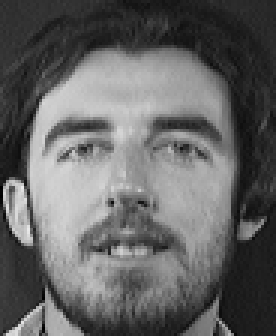
#> input picture Lab_6/ATT dataset/s11/1.pgm, 92 x 112 px, found by its file name (shown 3 times larger)
$ jupyter execute --allow-errors Lab6_Ahmed_Anwar_Ali_Mekawy.ipynb
#> lines starting #> are read from the running program, lines starting #| are printed output that depends on the picture
<!-- DON'T EDIT THIS CELL! -->
<!-- TYPE SHIFT+ENTER AND GO TO THE NEXT CELL -->

<center>
    <h1>Laboratory Experiment #6</h1>
    <h2>Face Recognition: Feature Extraction and Classification</h2>
</center>

[cell 1]
import numpy as np
import matplotlib.pyplot as plt
from skimage.io import imread
from skimage import exposure
import scipy.linalg as la

from sklearn.neighbors import KNeighborsClassifier
from sklearn.decomposition import PCA
from sklearn.metrics import confusion_matrix

from utils_cm import plot_confusion_matrix

import matplotlib as mpl
# setting the default colormap for images only
mpl.rc('image', cmap='gray')

from matplotlib import rcParams
rcParams.update({'figure.autolayout': True})

[cell 2]
# You can specify you directory here, please, change the string below:
path = './ATT dataset/s1/'

#### Number of images in your training set.

[cell 3]
# M could be large (for example, 16: 8 of yours and 8 of a friend)
# for At&T dataset there are 10 faces per subject.
# However, we are going to load only the first 9
# the 10th image will be used to compare later on.
M = 9

#### Image normalization:

[cell 4]
# can be any number that is close to the std and mean of most of the images.
um = 100
ustd = 80

Reading and showing the images

[cell 5]
# loading only one image to get the dimensions
# you can use images .jpg and .ng as well
img = imread(path + '1.pgm', as_gray=True)
#> img is the input picture: shape (112, 92); min 0, max 234, mean 100

# get the number of rows (irow) and columns (icol).
# these values must to be the same for all images
irow, icol = img.shape
#> irow = 112; icol = 92
#> `temp = np.reshape(img, (irow*icol,1))`: temp = 10304 values, max 234 at index 5711, min 0 at index 5704, mean 100

# allocation of vector that will have all images
S = np.zeros((irow*icol, M)) # img matrix

plt.figure(figsize=(8,8))
#> (the rest of this cell did not finish here and is left out)

Here we **normalize** all images by changing the *mean* and *std* of each one. This is done to reduce the error due to lighting conditions and background.

[cell 6]
# looping over all the loaded images in S to normalize
for i in range(S.shape[1]):
    temp = S[:,i]
    m = np.mean(temp)
    st = np.std(temp)
    # calculation where are defined the new pixels intensities
    S[:,i] = (temp - m) * ustd / st + um
#> this loop made 9 passes
#> (m, st) on passes 1 to 9: (100, 61.21), (0, 0), (0, 0), (0, 0), (0, 0), (0, 0), (0, 0), (0, 0), (0, 0)

### Normalized images

[cell 7]
plt.figure(figsize=(8,8))
for i in range(M):
    img = np.reshape(S[:,i], (irow, icol))

    plt.subplot(3,3,i+1)
    plt.imshow(img, cmap='gray')
    plt.axis('off')
    plt.title('Mean: %.1f - Std: %.1f' % (np.mean(img), np.std(img)))

#### Mean image

[cell 8]
# calculates the mean of each row instead of each column
m = np.mean(S, axis=1)
# converts to unsigned 8-bit integer. Values range from 0 to 255
m = np.uint8(np.abs(m)).reshape(-1,1)
#> m = 10304 values from 0 to 0

img = np.reshape(m, (irow, icol))
#> img: shape (112, 92); every value is 0
plt.imshow(img, cmap='gray')
plt.title('Mean Image');

#### Creating covariance matrix  L

[cell 9]
dbx = S.copy()
A = dbx.T
L = np.matmul(A, A.T)

# vv is the eigenvector for L
# dd is the eigenvalue for  L = dbx.T*dbx
#> (the rest of this cell did not finish here and is left out)

#### Sort and eliminate zero eigenvalue

#> (a cell that did not finish here is left out)

#### Normalization of eigenvectors

#> (a cell that did not finish here is left out)

#### Showing eigenfaces

[cell 12]
plt.figure(figsize=(8,8))
#> (the rest of this cell did not finish here and is left out)

#### Find the weight of each face in the training set

[cell 13]
omega = np.zeros((M,M))
WW = np.zeros((M,1))
#> WW = [0, 0, 0, 0, 0, 0, 0, 0, 0]

#> (the rest of this cell did not finish here and is left out)

## Acquisition of new image: Same subject
*Notes*:
- The input image must have a bmp, jpg or pgm extension.
- It should have the same size as the ones in your training set.

[cell 14]
# using the last image of subject #1
path = './ATT dataset/s1/'
InputImage = imread(path + '10.pgm', as_gray=True)
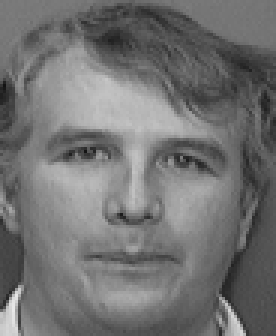
#> input picture Lab_6/ATT dataset/s15/10.pgm, 92 x 112 px, found by its file name (shown 3 times larger)
#> InputImage is the input picture: shape (112, 92); min 19, max 232, mean 114.3

[cell 15]
plt.figure(figsize=(6,6))

plt.subplot(1,2,1)
plt.imshow(InputImage, cmap='gray')
plt.title('Input Image')
plt.axis('off')

InImage = np.reshape(InputImage, (irow*icol,1))
#> InImage = 10304 values, max 232 at index 9480, min 19 at index 2577, mean 114.3

# Normalization
temp = InImage
#> temp has the same summary as InImage
me = np.mean(temp)
#> me = 114.3
st = np.std(temp)
#> st = 35.14
temp = (temp-me) * ustd/st + um
#> temp = 10304 values, max 368 at index 9480, min -116.9 at index 2577, mean 100
NormImage = temp
#> NormImage has the same summary as temp

# Finding Difference: NormalizedImage - MeanImage
Difference = temp - m
#> Difference has the same summary as temp

#> (the rest of this cell did not finish here and is left out)

#### Finding the Euclidean distance

[cell 16]
eSameSubject = np.zeros((M,1))
#> eSameSubject = [0, 0, 0, 0, 0, 0, 0, 0, 0]

#> (the rest of this cell did not finish here and is left out)

[cell 17]
labels = ('1', '2', '3', '4', '5', '6', '7', '8', '9')

plt.bar(np.arange(len(eSameSubject)), eSameSubject.flatten(), tick_label=labels)
plt.ylim([10000, 16000])
plt.xlabel('Image #')
plt.ylabel('Distance')
#> (the rest of this cell did not finish here and is left out)

## Acquisition of new image: Other subject
*Notes*:
- The input image must have a bmp, jpg or pgm extension.
- It should have the same size as the ones in your training set.

[cell 18]
# using the first face ('1.pgm') from subject 20
path = './ATT dataset/s20/'
InputImage = imread(path + '1.pgm', as_gray=True)

[cell 19]
plt.figure(figsize=(6,6))

plt.subplot(1,2,1)
plt.imshow(InputImage, cmap='gray')
plt.title('Input Image')
plt.axis('off')

InImage = np.reshape(InputImage, (irow*icol,1))
#> InImage = 10304 values, max 234 at index 5711, min 0 at index 5704, mean 100

# Normalization
temp = InImage
#> temp has the same summary as InImage
me = np.mean(temp)
#> me = 100
st = np.std(temp)
#> st = 61.21
temp = (temp-me) * ustd/st + um
#> temp = 10304 values, max 275.1 at index 5711, min -30.73 at index 5704, mean 100
NormImage = temp
#> NormImage has the same summary as temp

# Finding Difference
Difference = temp - m
#> Difference has the same summary as temp

#> (the rest of this cell did not finish here and is left out)

### Finding the Euclidean distance

[cell 20]
eDiffSubject = np.zeros((M,1))
#> eDiffSubject = [0, 0, 0, 0, 0, 0, 0, 0, 0]

#> (the rest of this cell did not finish here and is left out)

[cell 21]
labels = ('1', '2', '3', '4', '5', '6', '7', '8', '9')

plt.bar(np.arange(len(eDiffSubject)), eDiffSubject.flatten(), tick_label=labels)
plt.ylim([10000, 16000])
plt.xlabel('Image #')
plt.ylabel('Distance')
#> (the rest of this cell did not finish here and is left out)

## Acquisition of new image: Not Human Face
*Notes*:
- The input image must have a bmp, jpg or pgm extension.
- It should have the same size as the ones in your training set.

[cell 22]
# using the first face ('1.pgm') from subject 20
path = './'
InputImage = imread(path + 'CalgaryTower.jpg', as_gray=True)
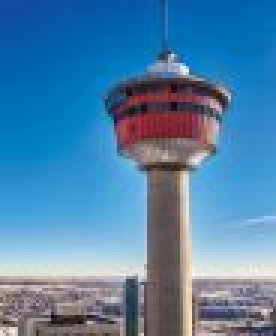
#> input picture Lab_6/CalgaryTower.jpg, 92 x 112 px (shown 3 times larger)
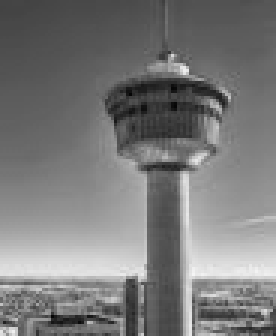
#> InputImage: shape (112, 92) float64 (shown 3 times larger); min 0.0215, max 0.962, mean 0.479

[cell 23]
plt.figure(figsize=(6,6))

plt.subplot(1,2,1)
plt.imshow(InputImage, cmap='gray')
plt.title('Input Image')
plt.axis('off')

InImage = np.reshape(InputImage, (irow*icol,1))
#> InImage = 10304 values, max 0.962 at index 8436, min 0.0215 at index 9677, mean 0.479

# Normalization
temp = InImage
#> temp has the same summary as InImage
me = np.mean(temp)
#> me = 0.479
st = np.std(temp)
#> st = 0.176
temp = (temp-me) * ustd/st + um
#> temp = 10304 values, max 318.9 at index 8436, min -107.6 at index 9677, mean 100
NormImage = temp
#> NormImage has the same summary as temp

# Finding Difference
Difference = temp - m
#> Difference has the same summary as temp

#> (the rest of this cell did not finish here and is left out)
